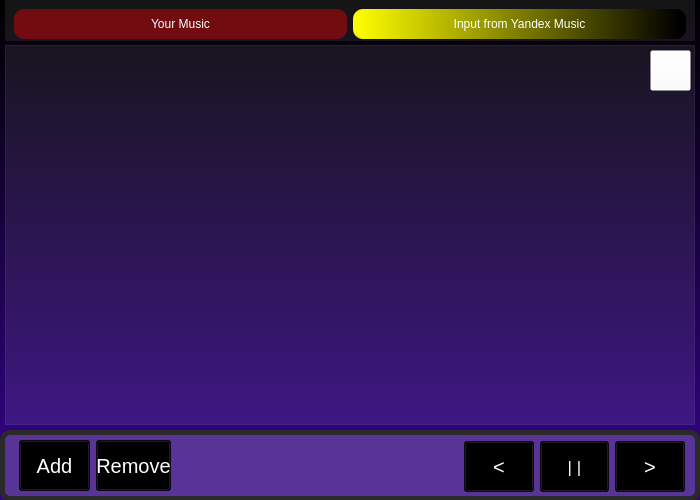
<?xml version="1.0" encoding="UTF-8"?>
<ui version="4.0">
 <class>MainWindow</class>
 <widget class="QMainWindow" name="MainWindow">
  <property name="geometry">
   <rect>
    <x>0</x>
    <y>0</y>
    <width>700</width>
    <height>500</height>
   </rect>
  </property>
  <property name="windowTitle">
   <string>MyMusic</string>
  </property>
  <property name="styleSheet">
   <string notr="true">background-color: qlineargradient(spread:pad, x1:0, y1:0, x2:0, y2:0.938, stop:0 rgba(0, 0, 0, 255), stop:0.960452 rgba(48, 3, 127, 255));</string>
  </property>
  <widget class="QWidget" name="centralwidget">
   <widget class="QLabel" name="button_background">
    <property name="geometry">
     <rect>
      <x>0</x>
      <y>430</y>
      <width>700</width>
      <height>71</height>
     </rect>
    </property>
    <property name="styleSheet">
     <string notr="true">background-color: rgba(255, 255, 255, 50);
border:5px solid;
border-radius:10px;
border-color: rgb(42, 42, 42);</string>
    </property>
    <property name="text">
     <string/>
    </property>
   </widget>
   <widget class="QListWidget" name="listWidget">
    <property name="geometry">
     <rect>
      <x>5</x>
      <y>45</y>
      <width>690</width>
      <height>380</height>
     </rect>
    </property>
    <property name="styleSheet">
     <string notr="true">background-color: rgba(255, 255, 255, 20);</string>
    </property>
   </widget>
   <widget class="QFrame" name="frame">
    <property name="geometry">
     <rect>
      <x>455</x>
      <y>432</y>
      <width>239</width>
      <height>61</height>
     </rect>
    </property>
    <property name="styleSheet">
     <string notr="true">background-color: transparent</string>
    </property>
    <layout class="QHBoxLayout" name="horizontalLayout">
     <item>
      <widget class="QPushButton" name="prevbtn">
       <property name="minimumSize">
        <size>
         <width>51</width>
         <height>51</height>
        </size>
       </property>
       <property name="baseSize">
        <size>
         <width>51</width>
         <height>51</height>
        </size>
       </property>
       <property name="font">
        <font>
         <pointsize>15</pointsize>
        </font>
       </property>
       <property name="styleSheet">
        <string notr="true">background-color: rgba(0, 0, 0, 180);
color: rgb(255, 255, 255);</string>
       </property>
       <property name="text">
        <string>&lt;</string>
       </property>
      </widget>
     </item>
     <item>
      <widget class="QPushButton" name="playbtn">
       <property name="sizePolicy">
        <sizepolicy hsizetype="Minimum" vsizetype="Fixed">
         <horstretch>0</horstretch>
         <verstretch>100</verstretch>
        </sizepolicy>
       </property>
       <property name="minimumSize">
        <size>
         <width>51</width>
         <height>51</height>
        </size>
       </property>
       <property name="baseSize">
        <size>
         <width>51</width>
         <height>51</height>
        </size>
       </property>
       <property name="font">
        <font>
         <pointsize>13</pointsize>
        </font>
       </property>
       <property name="styleSheet">
        <string notr="true">background-color: rgba(0, 0, 0, 180);
color: rgb(255, 255, 255);</string>
       </property>
       <property name="text">
        <string>| |</string>
       </property>
      </widget>
     </item>
     <item>
      <widget class="QPushButton" name="nextbtn">
       <property name="minimumSize">
        <size>
         <width>51</width>
         <height>51</height>
        </size>
       </property>
       <property name="font">
        <font>
         <pointsize>15</pointsize>
        </font>
       </property>
       <property name="styleSheet">
        <string notr="true">background-color: rgba(0, 0, 0, 180);
color: rgb(255, 255, 255);</string>
       </property>
       <property name="text">
        <string>&gt;</string>
       </property>
      </widget>
     </item>
    </layout>
   </widget>
   <widget class="QFrame" name="frame">
    <property name="geometry">
     <rect>
      <x>10</x>
      <y>430</y>
      <width>170</width>
      <height>71</height>
     </rect>
    </property>
    <property name="styleSheet">
     <string notr="true">background-color: rgba(255, 255, 255, 0);</string>
    </property>
    <layout class="QHBoxLayout" name="horizontalLayout_2">
     <item>
      <widget class="QPushButton" name="addbtn">
       <property name="minimumSize">
        <size>
         <width>51</width>
         <height>51</height>
        </size>
       </property>
       <property name="baseSize">
        <size>
         <width>51</width>
         <height>51</height>
        </size>
       </property>
       <property name="font">
        <font>
         <pointsize>15</pointsize>
        </font>
       </property>
       <property name="styleSheet">
        <string notr="true">background-color: rgba(0, 0, 0, 180);
color: rgb(255, 255, 255);</string>
       </property>
       <property name="text">
        <string>Add</string>
       </property>
      </widget>
     </item>
     <item>
      <widget class="QPushButton" name="removebtn">
       <property name="minimumSize">
        <size>
         <width>51</width>
         <height>51</height>
        </size>
       </property>
       <property name="baseSize">
        <size>
         <width>51</width>
         <height>51</height>
        </size>
       </property>
       <property name="font">
        <font>
         <pointsize>15</pointsize>
        </font>
       </property>
       <property name="styleSheet">
        <string notr="true">background-color: rgba(0, 0, 0, 180);
color: rgb(255, 255, 255);</string>
       </property>
       <property name="text">
        <string>Remove</string>
       </property>
      </widget>
     </item>
    </layout>
   </widget>
   <widget class="QFrame" name="frame">
    <property name="geometry">
     <rect>
      <x>5</x>
      <y>0</y>
      <width>690</width>
      <height>41</height>
     </rect>
    </property>
    <property name="styleSheet">
     <string notr="true">background-color: rgba(255, 255, 255, 20);</string>
    </property>
    <layout class="QHBoxLayout" name="horizontalLayout_3">
     <item>
      <widget class="QLabel" name="yor_music_label">
       <property name="minimumSize">
        <size>
         <width>4</width>
         <height>30</height>
        </size>
       </property>
       <property name="styleSheet">
        <string notr="true">background-color: rgba(255, 0, 0, 100);
color: rgb(255, 255, 255);
border-radius:10px;</string>
       </property>
       <property name="text">
        <string>Your Music</string>
       </property>
       <property name="alignment">
        <set>Qt::AlignmentFlag::AlignCenter</set>
       </property>
      </widget>
     </item>
     <item>
      <widget class="QPushButton" name="Yandex_importbtn">
       <property name="minimumSize">
        <size>
         <width>0</width>
         <height>30</height>
        </size>
       </property>
       <property name="baseSize">
        <size>
         <width>22</width>
         <height>30</height>
        </size>
       </property>
       <property name="font">
        <font>
         <pointsize>9</pointsize>
        </font>
       </property>
       <property name="toolTip">
        <string>&lt;html&gt;&lt;head/&gt;&lt;body&gt;&lt;p&gt;&lt;br/&gt;&lt;/p&gt;&lt;/body&gt;&lt;/html&gt;</string>
       </property>
       <property name="whatsThis">
        <string>&lt;html&gt;&lt;head/&gt;&lt;body&gt;&lt;p&gt;&lt;br/&gt;&lt;/p&gt;&lt;/body&gt;&lt;/html&gt;</string>
       </property>
       <property name="styleSheet">
        <string notr="true">border-radius:10px;
background-color: qlineargradient(spread:pad, x1:1, y1:1, x2:0, y2:1, stop:0.0225989 rgba(0, 0, 0, 255), stop:1 rgba(255, 255, 0, 255));
border:2px;
border-color: rgb(255, 247, 0);
color: rgb(255, 255, 255);
</string>
       </property>
       <property name="text">
        <string>Input from Yandex Music</string>
       </property>
       <property name="iconSize">
        <size>
         <width>20</width>
         <height>16</height>
        </size>
       </property>
      </widget>
     </item>
    </layout>
   </widget>
   <widget class="QPushButton" name="updatebtn">
    <property name="geometry">
     <rect>
      <x>650</x>
      <y>50</y>
      <width>41</width>
      <height>41</height>
     </rect>
    </property>
    <property name="styleSheet">
     <string notr="true">color: rgb(255, 255, 255);
background-color: rgba(255, 255, 255,0);
icon-color: rgb(255,255,255)</string>
    </property>
    <property name="text">
     <string/>
    </property>
    <property name="icon">
     <iconset theme="QIcon::ThemeIcon::SystemReboot"/>
    </property>
    <property name="iconSize">
     <size>
      <width>18</width>
      <height>18</height>
     </size>
    </property>
    <property name="autoRepeat">
     <bool>true</bool>
    </property>
    <property name="autoRepeatDelay">
     <number>500</number>
    </property>
   </widget>
  </widget>
 </widget>
 <resources/>
 <connections/>
</ui>
